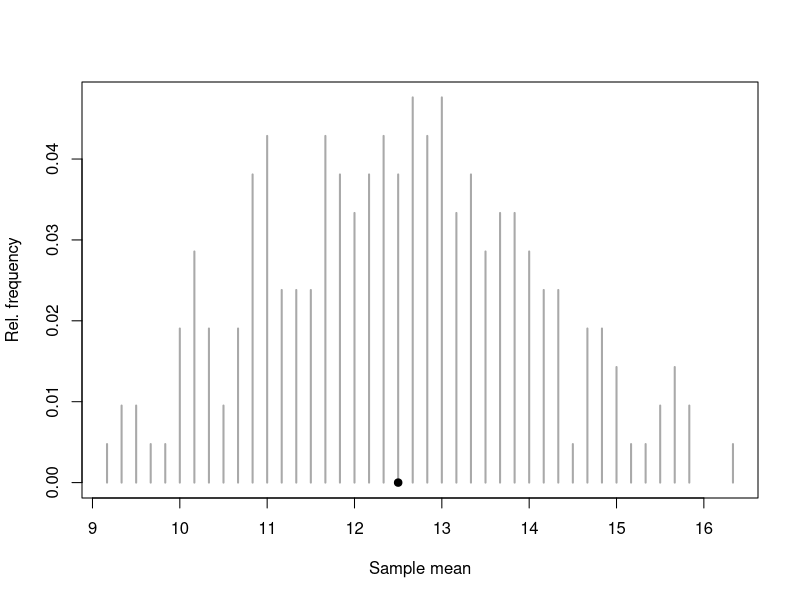
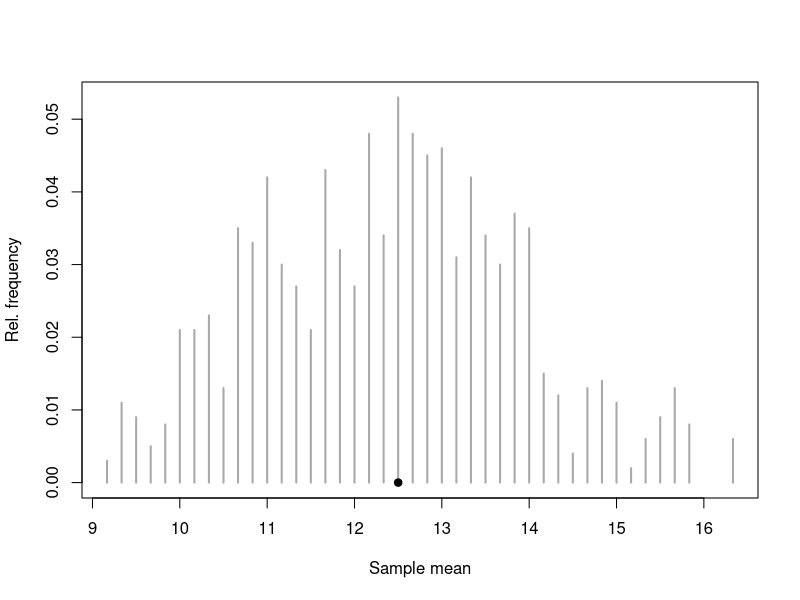

Write the R code that produced these figures, in order.
#x <- c(2, 4, 5, 7, 9, 11, 14, 16, 17, 18)

y <- c(2, 4, 14, 11, 19, 15, 14, 10, 20, 16) 

N <- length(y)
n <- 6

####################################################################

m.y <- mean(y);m.y #media da populacao
v.m.y <- (1-n/N)/n*var(y);v.m.y #variancia da media amostral

####################################################################
#Gerando todas as amostras possiveis
####################################################################

M <- choose(N,n) #quantas amostras de tamanho n podemos ter (todas as possíveis)

#gera, em cada uma das M colunas,  indices de todas as amostras possiveis de tamanho n, 
#como se o conjunto fosse [1..N]
sp.index <- combn(N,n)

#gera, em cada uma das M colunas, as amostra propriamente dita com os elementos
sp <- matrix(y[sp.index],ncol=M,byrow=F) 

mu <- apply(sp,2,mean) #obtem as medias de cada amostra/coluna

tab0 <- table(mu)/length(mu)

#variancia da media amostral. deve ser exatamente o mesmo valor de v.m.y
var(mu)*(M-1)/M
v.m.y

#calcula a variancia de cada uma das M amostras
va <- apply(sp, 2, var)

#o menor desvio de var(y)
no1 <- which(abs(va-var(y)) == min(abs(va-var(y))) )[1];no1

#o maior desvio de var(y)
no2 <- which(abs(mu-mean(y)) == max(abs(mu-mean(y))) )[1];no2

####################################################################
#Gerando B amostras, aleatoriamente
####################################################################

B <- 1000
v <- rep(NA,B) #Repete NA B vezes

set.seed(123)

#sample takes a sample of the specified size from the elements of y without replacement
for(i in 1:B) v[i] <- mean(sample(y,n))

tab1 <- table(v)/B #WTF?
#table(sample(paste("Center", LETTERS[1:5]), 100, replace = TRUE))

#Variancia da media amostral. deveria ser um valor proximo a v.m.y
var(v)*(B-1)/B
v.m.y

#####################################################################

#Distribution of sample mean. 
#The black dot represents the sample mean of the original y-vector.

#exact
plot(tab0,type="h",xlab="Sample mean", ylab="Rel. frequency",axes=F, col="darkgrey")
points(m.y,0,pch=19)
axis(1);axis(2)
# approximated 
plot(tab1,type="h",xlab="Sample mean",ylab="Rel. frequency",axes=F,col="darkgrey") 
points(m.y,0,pch=19)
axis(1);axis(2)

#####################################################################

#no1 é a amostra, dentre todas as possíveis, a que possui o menor desvio de var(y)
ys = sp[,no1];ys # [1]  2 14 11 19 10 16

mean(ys) #The mean 12

(1-n/N)/n*var(ys) #The variance [1] 2.32

m.y # The true mean [1] 12.5

v.m.y #The true variance [1] 2.314815

#####################################################################
#The Bootstrap
#The idea is that the sample relates to the population in a 
#similar way as a sub-sample of the sample relates to the sample
#####################################################################

#usando ys, a amostra que, dentre todas as possíveis, possui o menor desvio de var(y)
B <- 1000
e <- rep(NA,B)
set.seed(7)
for(i in 1:B) e[i] <- mean(sample(ys,n,replace=T))
#media das B amostras bootstrap
mean(e) # [1] 11.91283

#media da amostra (original) usada para gerar as bootstrap
mean(ys) # [1] 12

#bootstrap estimator of variance of sample mean
#variancia da media das amostras bootstrap
(1-n/N)*var(e) # [1] 1.958619

#analytic estimator of variance of sample mean
#variancia da media da amostra (original) usada para gerar as bootstrap
(1-n/N)/n*var(ys) # [1] 2.32

#variancia da media da populacao
v.m.y # [1] 2.314815

#####################################################################

#no2 é a amostra, dentre todas as possíveis, a que possui o maior desvio de var(y)
ys = sp[,no2];ys # [1] 14 19 15 14 20 16

mean(ys) #[1] 16.33333 (30.67% maior do que a real)
m.y # The true mean [1] 12.5

(1-n/N)/n*var(ys) #The variance [1] 0.4444444 (80.8% menor do que a real)
v.m.y #The true variance [1] 2.314815 

B <- 1000
e <- rep(NA,B)
set.seed(7)
for(i in 1:B) e[i] <- mean(sample(ys,n,replace=T))

#bootstrap estimator of variance of sample mean
#variancia da media das amostras bootstrap
n/(n-1)*(1-n/N)*var(e) # [1] 2.350343

#analytic estimator of variance of sample mean
#variancia da media da amostra (original) usada para gerar as bootstrap
(1-n/N)/n*var(ys) # [1] 2.32

#variancia da media da populacao
v.m.y # [1] 2.314815
